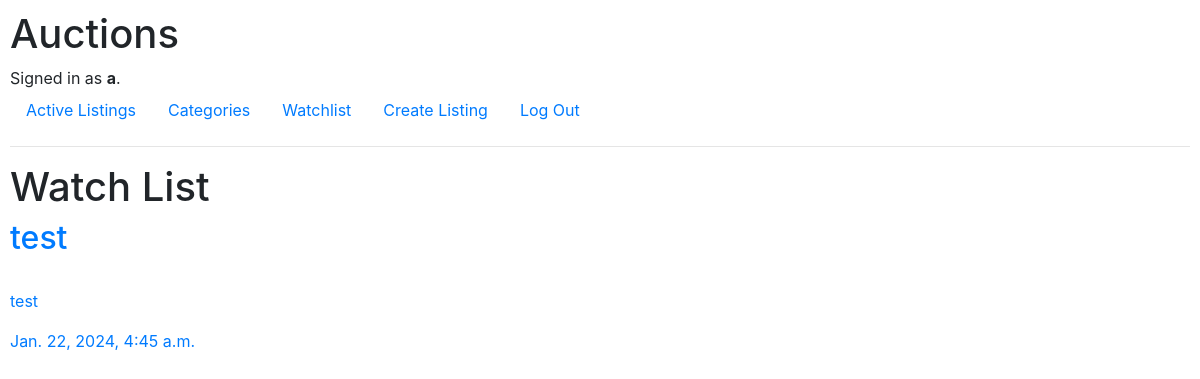
/watch_list (signed in), run on the app's committed database.
### auctions/models.py (models this page shows)
class User(AbstractUser):
    pass

class WatchList(models.Model):
    user = models.ForeignKey(User, on_delete=models.CASCADE, related_name='user_watchlist')
    listing = models.ForeignKey(Listing, on_delete=models.CASCADE, related_name='listing_watchlist')

class Listing(models.Model):
    title = models.TextField()
    description = models.TextField()
    image = models.TextField()
    user = models.ForeignKey(User, on_delete=models.CASCADE, related_name="user")
    category = models.ForeignKey(Category, on_delete=models.CASCADE, related_name="category")
    state = models.BooleanField(default=True)
    created_at = models.DateTimeField(auto_now_add=True)

### auctions/views.py (the view)
# urls.py: path("watch_list", views.watch_list, name="watch_list"),
@login_required()
def watch_list(request):
    if request.method == "POST":
        listing_id = request.POST["listing_id"]
        listing = Listing.objects.get(id=listing_id)
        watch_list = WatchList.objects.filter(listing=listing, user=request.user)
        if watch_list.exists():
            watch_list.delete()
            return HttpResponseRedirect(reverse("watch_list"))
        new_watch_list = WatchList(listing=listing, user=request.user)
        new_watch_list.save()
        return HttpResponseRedirect(reverse("watch_list"))
    else:
        watch_lists = WatchList.objects.all().filter(user=request.user)
        return render(request, 'auctions/watch_list.html', {
            "watch_lists": watch_lists
        })

### auctions/templates/auctions/watch_list.html (shortened to what this page needs)
{% extends 'auctions/layout.html' %}
{% block body %}
<h1>Watch List</h1>
{% for watch_list in watch_lists %}
<div class="flex">
  <a href="{% url 'listing' watch_list.listing.id %}">
  <h2>{{watch_list.listing.title}}</h2>
    <p>{{watch_list.listing.description}}</p>
    <p>{{watch_list.listing.created_at}}</p>
  </a>
  </div>
{% endfor %}
{% endblock %}

### auctions/templates/auctions/layout.html (shortened to what this page needs)
{% load static %}
<!DOCTYPE html>
<html lang="en">
    <head>
        <link rel="stylesheet" href="https://stackpath.bootstrapcdn.com/bootstrap/4.4.1/css/bootstrap.min.css">
        <link href="{% static 'auctions/styles.css' %}" rel="stylesheet">
    </head>
    <body>
        <h1>Auctions</h1>
        <div>
            {% if user.is_authenticated %}
                Signed in as <strong>{{ user.username }}</strong>.
            {% else %}
                Not signed in.
            {% endif %}
        </div>
        <ul class="nav">
            <li class="nav-item">
                <a class="nav-link" href="{% url 'index' %}">Active Listings</a>
            </li>
            <li class="nav-item">
                <a class="nav-link" href="{% url 'categories' %}">Categories</a>
            </li>
            <li class="nav-item">
                <a class="nav-link" href="{% url 'index' %}">Watchlist</a>
            </li>
            <li class="nav-item">
                <a class="nav-link" href="{% url 'create_listing' %}">Create Listing</a>
            </li>
            {% if user.is_authenticated %}
                <li class="nav-item">
                    <a class="nav-link" href="{% url 'logout' %}">Log Out</a>
                </li>
            {% endif %}
        </ul>
        <hr>
        {% block body %}
        {% endblock %}
    </body>
</html>

### auctions/static/auctions/styles.css (style rules this page uses)
body { padding: 10px; }

### data on the page
User: username "a"
WatchList: listing "test", listing.description "test", listing.created_at "Jan. 22, 2024, 4:45 a.m."
